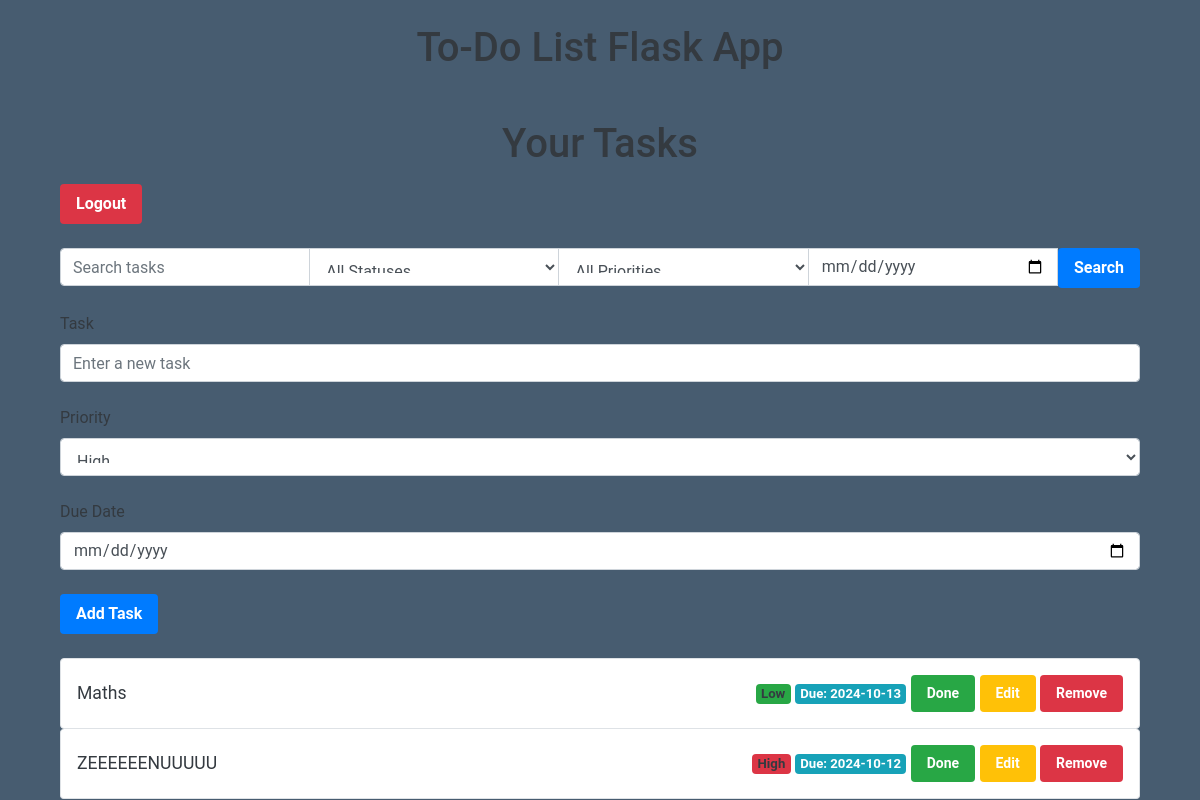
Page /tasks (signed in) on the committed database.
### models.py (models this page shows, shortened)
class Task(db.Model):
    __tablename__ = 'tasks'
    id = db.Column(db.Integer, primary_key=True)
    content = db.Column(db.String(200), nullable=False)
    priority = db.Column(db.String(20), nullable=False, default='Medium')
    due_date = db.Column(db.DateTime, nullable=True, default=None)
    completed = db.Column(db.Boolean, default=False)
    user_id = db.Column(db.Integer, db.ForeignKey('users.id'), nullable=False)

### app.py (the view)
@app.route('/tasks', methods=['GET', 'POST'])
@login_required
def index():
    form = TaskForm()
    tasks = Task.query.filter_by(user_id=current_user.id)
    search_query = request.args.get('search', '')
    status_filter = request.args.get('status', '')
    priority_filter = request.args.get('priority', '')
    due_date_filter = request.args.get('due_date', '')
    if search_query:
        tasks = tasks.filter(Task.content.ilike(f'%{search_query}%'))
    if status_filter:
        tasks = tasks.filter(Task.completed.is_(status_filter == 'True'))
    if priority_filter:
        tasks = tasks.filter(Task.priority == priority_filter)
    if due_date_filter:
        tasks = tasks.filter(Task.due_date == datetime.strptime(due_date_filter, '%Y-%m-%d').date())
    tasks = tasks.all()  # Execute the query to get all filtered tasks
    return render_template('index.html', tasks=tasks, form=form, datetime=datetime)

### forms.py
class TaskForm(FlaskForm):
    content = StringField('Task', validators=[DataRequired()])  # Task description
    priority = SelectField(
        'Priority',
        choices=[('High', 'High'), ('Medium', 'Medium'), ('Low', 'Low')],
        validators=[DataRequired()]
    )  # Priority dropdown with options
    due_date = DateField(  # Changed to DateField for date-only input
        'Due Date',
        default=datetime.today().date(),  # Set default to today's date
        format='%Y-%m-%d',  # Adjusted to match date format
        validators=[DataRequired()]
    )  # Field for due date input
    submit = SubmitField('Add Task')  # Button to submit the task form

### app.py (called while the page is built)
@login_manager.user_loader
def load_user(user_id):
    return User.query.get(int(user_id))

### templates/index.html (shortened to what this page needs)
{% extends "base.html" %}
{% block content %}
<div class="container mt-5">
    <h1 class="text-center">Your Tasks</h1>
    <form method="POST" action="{{ url_for('logout') }}" class="mb-4">
        <button type="submit" class="btn btn-danger">Logout</button>
    </form>
    <form method="GET" action="{{ url_for('index') }}" class="mb-4">
        <div class="input-group mb-3">
            <input type="text" class="form-control" name="search" placeholder="Search tasks" aria-label="Search tasks" value="{{ request.args.get('search', '') }}">
            <select class="form-control" name="status">
                <option value="">All Statuses</option>
            </select>
            <select class="form-control" name="priority">
                <option value="">All Priorities</option>
            </select>
            <input type="date" class="form-control" name="due_date" placeholder="Due Date" value="{{ request.args.get('due_date', '') }}">
            <button type="submit" class="btn btn-primary">Search</button>
        </div>
    </form>
    <form method="POST" action="{{ url_for('add_task') }}" class="mb-4">
        <div class="form-group">
            {{ form.content.label(class='form-label') }}
            {{ form.content(class='form-control', placeholder='Enter a new task') }}
        </div>
        <div class="form-group">
            {{ form.priority.label(class='form-label') }}
            {{ form.priority(class='form-control') }}
        </div>
        <div class="form-group">
            {{ form.due_date.label(class='form-label') }}
            {{ form.due_date(class='form-control', placeholder='Select due date', type='date', value=datetime.today().date() | tojson | safe) }}
        </div>
        {{ form.submit(class='btn btn-primary') }}
    </form>
    <ul class="list-group">
        {% for task in tasks %}
            <li class="list-group-item d-flex justify-content-between align-items-center {% if task.completed %}list-group-item-success{% endif %}">
                {% if task.completed %}
                    <span class="text-decoration-line-through">{{ task.content }}</span>
                    <span class="text-success">&#10003;</span>
                {% else %}
                    {{ task.content }}
                {% endif %}
                <div>
                    <span class="badge {% if task.priority == 'High' %}bg-danger{% elif task.priority == 'Medium' %}bg-warning{% else %}bg-success{% endif %}">
                        {{ task.priority }}
                    </span>
                    <span class="badge bg-info text-white ms-2">Due: {{ task.due_date.strftime('%Y-%m-%d') if task.due_date else 'No due date' }}</span>
                    <a href="{{ url_for('complete_task', task_id=task.id) }}" class="btn btn-success btn-sm">Done</a>
                    <a href="{{ url_for('edit_task', task_id=task.id) }}" class="btn btn-warning btn-sm">Edit</a>
                    <a href="{{ url_for('delete_task', task_id=task.id) }}" class="btn btn-danger btn-sm">Remove</a>
                </div>
            </li>
        {% else %}
            <li class="list-group-item">No tasks available.</li>
        {% endfor %}
    </ul>
</div>
{% endblock %}

### static/style.css (style rules this page uses)
body { background-color: #475c70; font-family: 'Roboto', sans-serif; color: #343a40; }
h1, h2 { color: #343a40; margin-bottom: 1rem; }
.list-group-item { font-size: 1.1rem; padding: 1rem; border: 1px solid #dee2e6; transition: background-color 0.3s ease, transform 0.2s ease; border-radius: 0.25rem; }
.btn { padding: 0.5rem 1rem; border-radius: 0.25rem; transition: all 0.2s ease; border: none; color: #fff; font-weight: bold; cursor: pointer; }
.btn-primary { background-color: #007bff; border-color: #007bff; }
.btn-danger { background-color: #dc3545; border-color: #dc3545; }
.btn-warning { background-color: #ffc107; border-color: #ffc107; }
.btn-success { background-color: #28a745; border-color: #28a745; }
.form-group { margin-bottom: 1.5rem; }
.form-control { font-size: 1rem; padding: 0.75rem; border-radius: 0.25rem; border: 1px solid #ced4da; transition: border-color 0.3s ease, box-shadow 0.3s ease; }
.badge.bg-info { background-color: #17a2b8; }

### rows in the picture
Task: content "Maths", priority "Low", due_date "2024-10-13"
Task: content "ZEEEEEENUUUUU", priority "High", due_date "2024-10-12"
